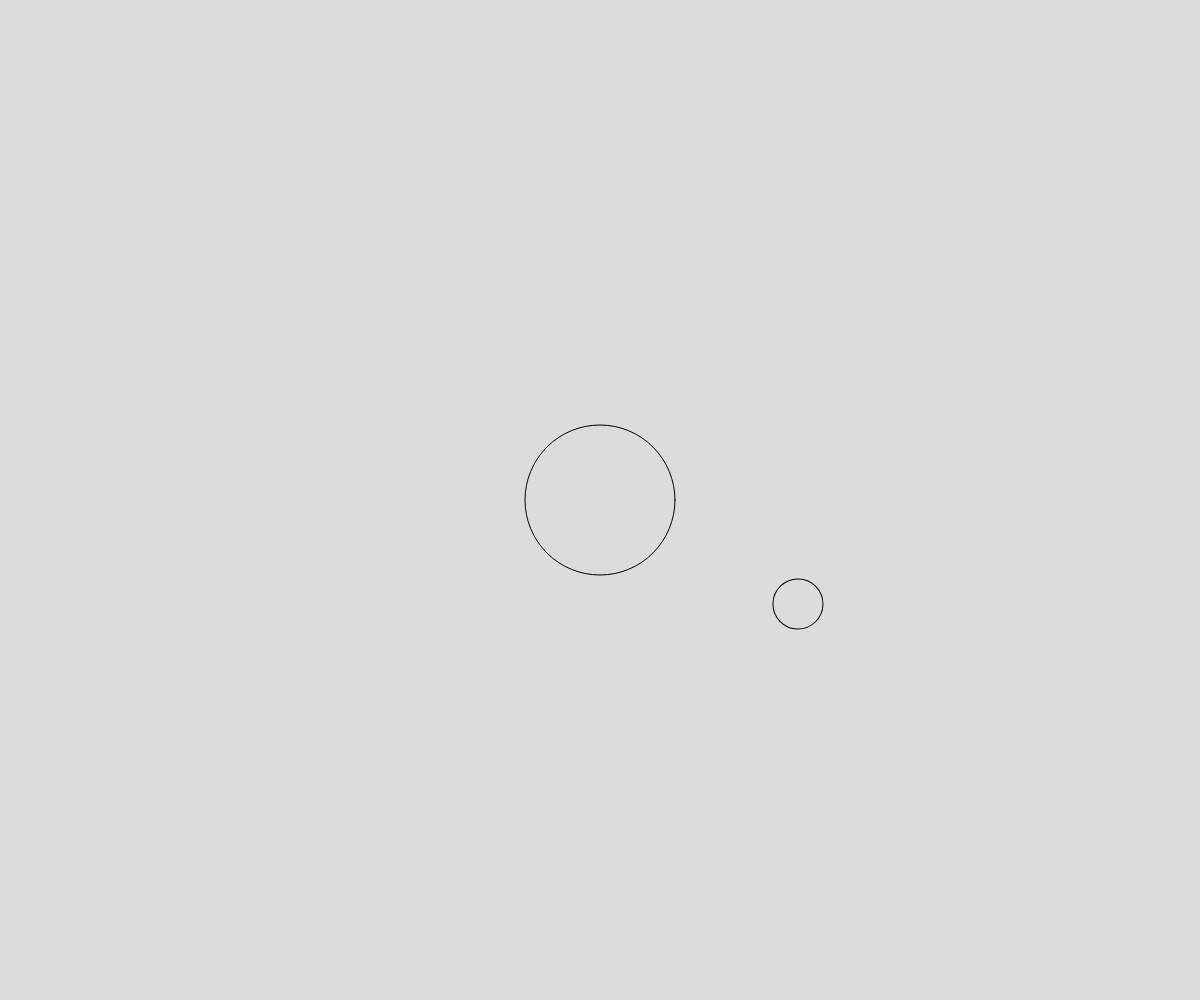
Frame 1 (no input)
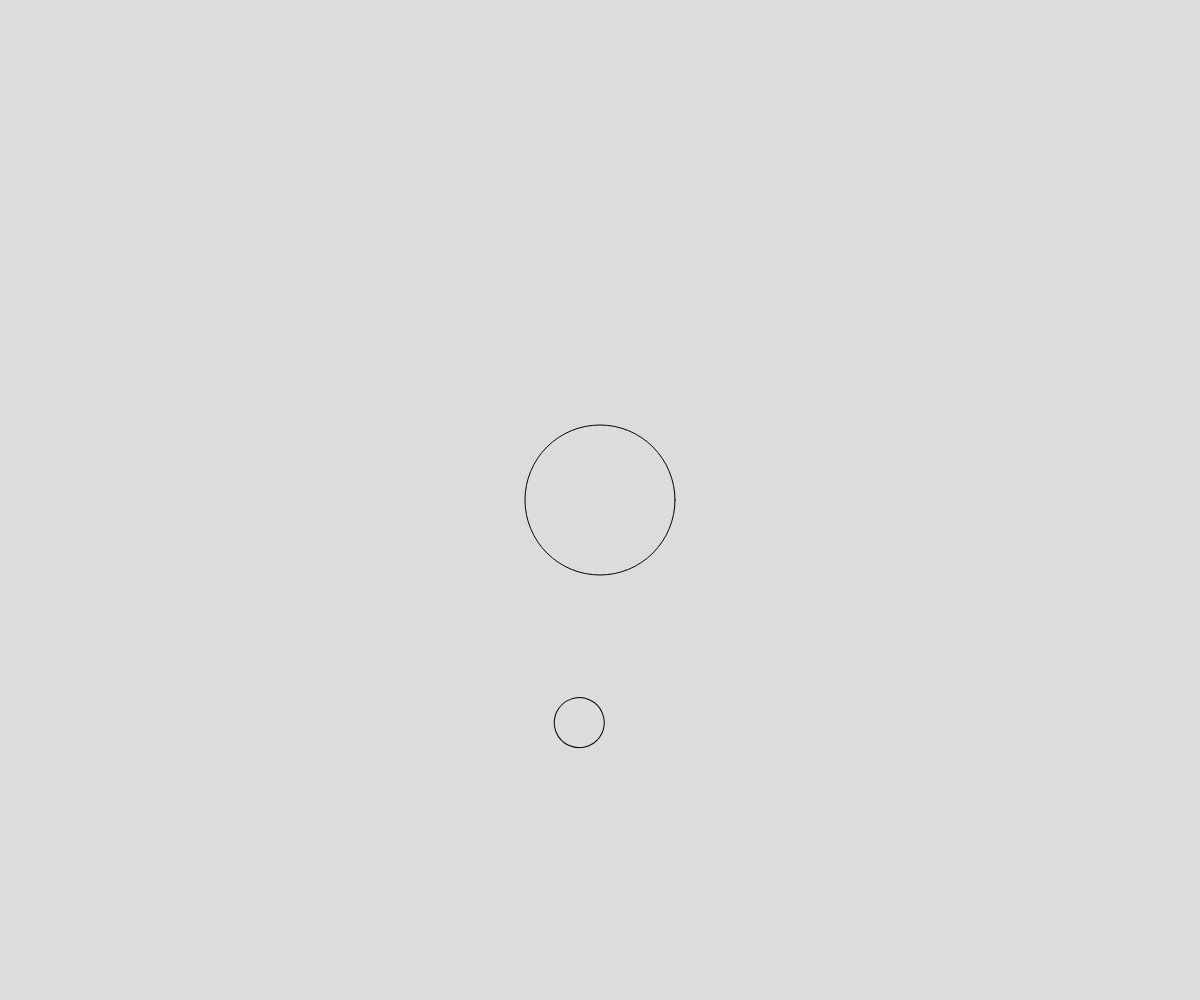
Frame 60 (no input)
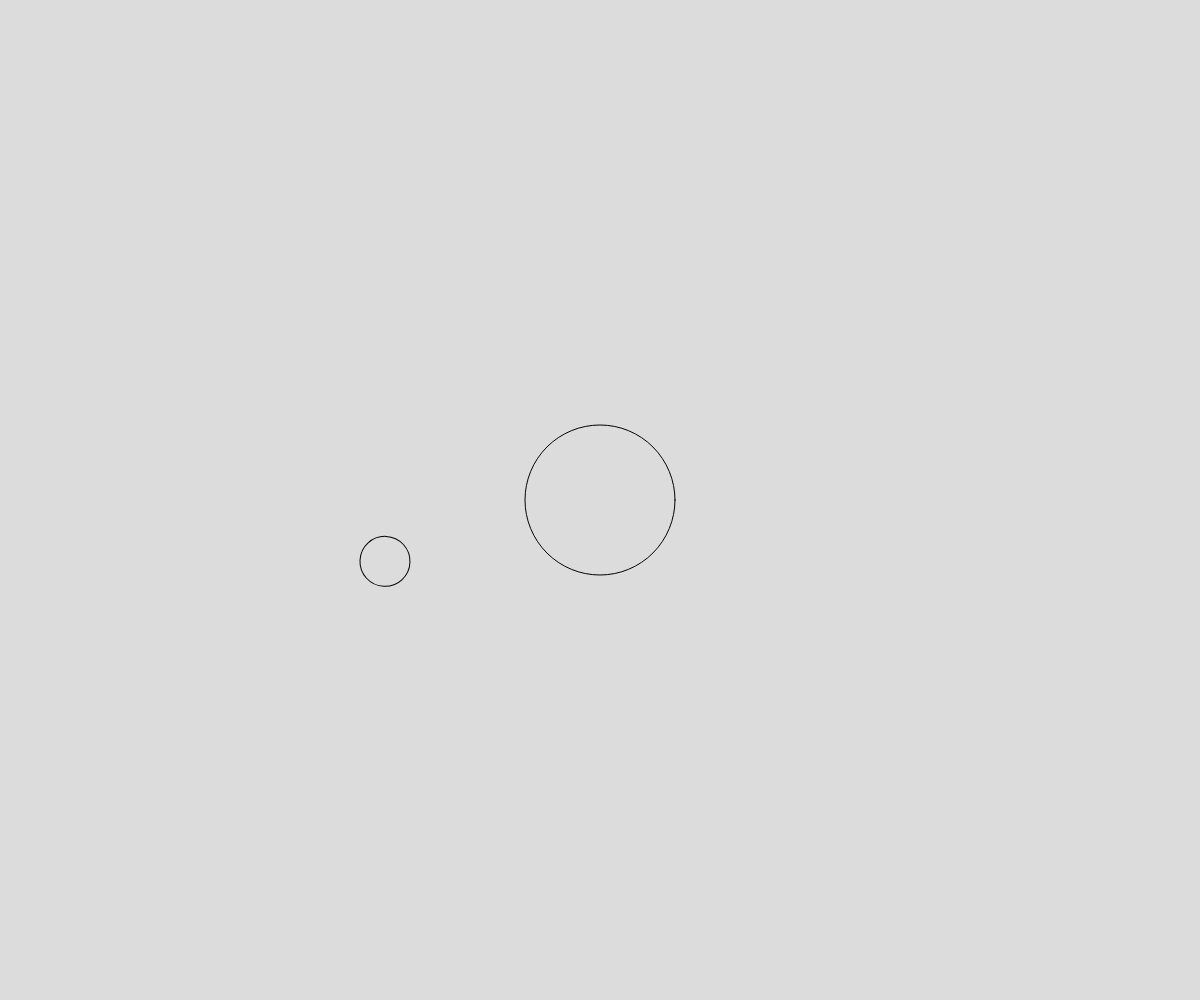
Frame 120 (the mouse pressed at the canvas centre since frame 60)

The p5.js sketch that drew these frames (run headless with seeded random() and noise() and a simulated clock; from frame 60 on, the mouse is pressed at the canvas centre):

// p5.js sketch
// ── sketch.js
var Y = 0;

function setup() { 
  createCanvas(windowWidth, windowHeight);
  
  
  ellipseMode(CENTER);
} 

function draw(){ 
  background(220);
	

  
    // Use fill() function to fill color 

    noFill()
    // Draw a circle  
    
    ellipse(width/2, height/2, 150); 
	Y+=0.02
  translate (width/2,height/2);
  rotate(Y);
	ellipse(200,100, 50);
  
}
